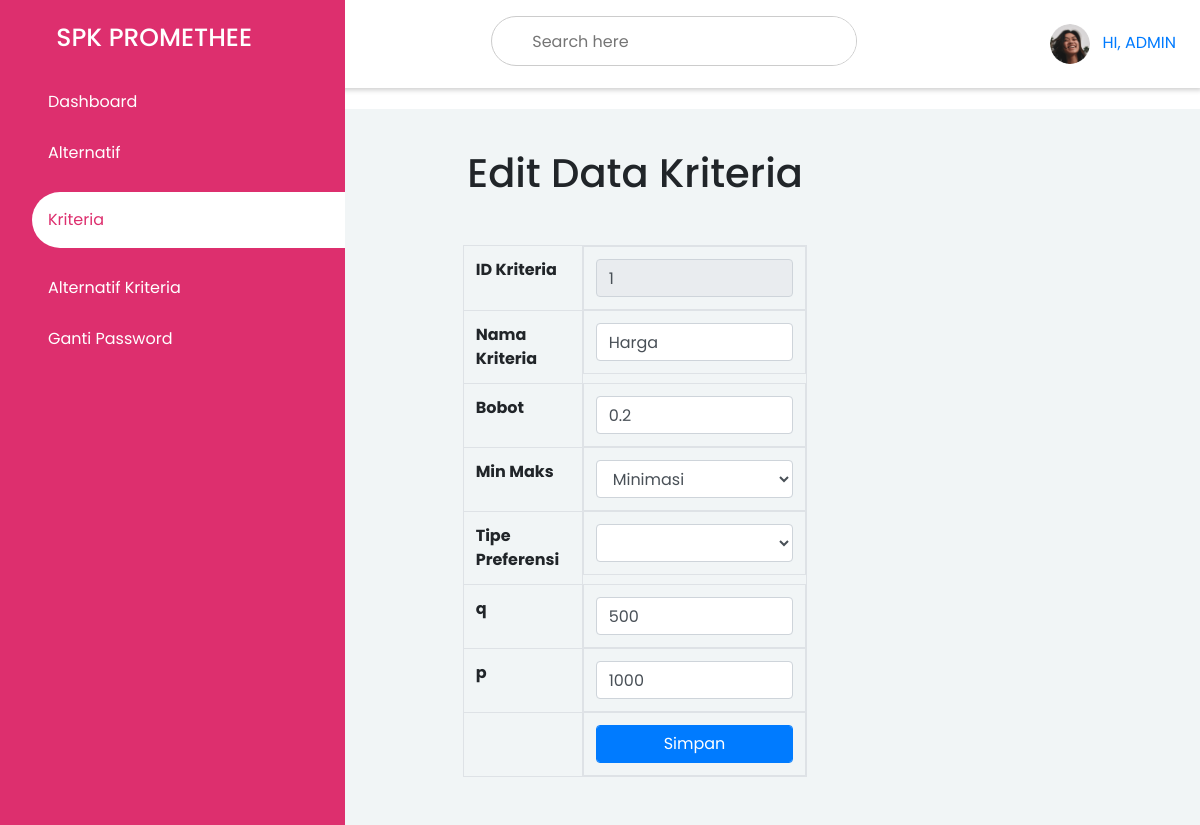
/edit-kriteria.php?id_kriteria=1 (signed in), run on the app's committed database.
### tables this page shows
CREATE TABLE IF NOT EXISTS `kriteria` (
`id_kriteria` int(11) NOT NULL,
  `nama_kriteria` varchar(100) DEFAULT NULL,
  `bobot` double DEFAULT NULL,
  `minmaks` varchar(50) DEFAULT NULL,
  `tipe_preferensi` varchar(200) DEFAULT NULL,
  `q` double DEFAULT NULL,
  `p` double DEFAULT NULL
);

### edit-kriteria.php (the view, shortened to what this page needs)
<?php
	include("koneksi.php");
?>
<!DOCTYPE html>
<html lang="en">
    <head>
        <link href="./assets/css/styles.css" rel="stylesheet" />
        <link href="./assets/css/style2.css" rel="stylesheet" />
        <link rel="stylesheet" href="https://maxst.icons8.com/vue-static/landings/line-awesome/line-awesome/1.3.0/css/line-awesome.min.css">
        <link href="https://cdn.datatables.net/1.10.20/css/dataTables.bootstrap4.min.css" rel="stylesheet" />
    </head>
    <body>
        <div class="sidebar">
        <div class="sidebar-brand">
            <h2><span class="lab la-accusoft"></span> <span style="font-size: 25px;">SPK PROMETHEE</span>  </h2>
        </div>
        <div class="sidebar-menu">
            <ul>
                <li>
                    <a style="text-decoration:none" href="admin.php"><span class="las la-igloo"></span><span>Dashboard</span></a>
                </li>
                <li>
                    <a style="text-decoration:none" href="alternatif.php"><span class="las la-clipboard-list"></span><span>Alternatif</span></a>
                </li>
                <li>
                    <a style="text-decoration:none" href="kriteria.php" class="active"><span class="las la-clipboard-list"></span><span>Kriteria</span></a>
                </li>
                <li>
                    <a style="text-decoration:none" href="alternatif-kriteria.php"><span class="las la-clipboard-list"></span><span>Alternatif Kriteria</span></a>
                </li>
                <li>
                    <a style="text-decoration:none" href="ganti-password.php"><span class="las la-user-circle"></span><span>Ganti Password</span></a>
                </li>
            </ul>
        </div>
        </div>
        <div class="main-content">
        <header>
            <h2>
                <label for="nav-toggle">
                    <span class="las la-bars"></span>
                </label>
                Dashboard
            </h2>
            <div class="search-wrapper">
                <input type="search" placeholder="Search here">
            </div>
            <ul class="navbar-nav ml-auto ml-md-0">
                 <li class="nav-item dropdown text-uppercase">
                  <a href="#" class="nav-link" id="navbarDropdown" role="button" data-toggle="dropdown">
                    <img src="./assets/img/icon-user.png" width="40px" height="40px" alt="" class="rounded-circle mr-2 profile-picture" />
                    Hi, <?php echo $_SESSION['userlogin']; ?>
                  </a>
                </li>
            </ul>
        </header>
            <main>
                    <div class="container-fluid">
                        <h1 class="mt-2 mb-5 text-center">Edit Data Kriteria</h1>
                             <?php
                                $querykriteria = mysqli_query($db, "SELECT * FROM kriteria WHERE id_kriteria = '$_GET[id_kriteria]'");
                                $datakriteria = mysqli_fetch_array($querykriteria);
                              ?>
                        <form id="form1" name="form1" method="post" action="">
                          <table class="table table-bordered col-4 mx-auto">
                            <tr>
                              <th scope="row">ID Kriteria</th>
                              <td><input type="text" class="form-control" name="id_kriteria" id="id_kriteria" readonly value="<?php echo $datakriteria['id_kriteria']; ?>" /></td>
                            </tr>
                            <tr>
                              <th scope="row">Nama Kriteria</th>
                              <td><input type="text" class="form-control" name="nama_kriteria" id="nama_kriteria" value="<?php echo $datakriteria['nama_kriteria']; ?>" /></td>
                            </tr>
                            <tr>
                              <th scope="row">Bobot</th>
                              <td><input type="text" class="form-control" name="bobot" id="bobot" value="<?php echo $datakriteria['bobot']; ?>" /></td>
                            </tr>
                            <tr>
                              <th scope="row">Min Maks</th>
                              <td><select name="minmaks" class="form-control" id="minmaks">
                                <option value="minimasi" <?php if ($datakriteria['minmaks'] == 'minimasi') { echo " selected"; } ?>>Minimasi</option>
                              </select></td>
                            </tr>
                            <tr>
                              <th scope="row">Tipe Preferensi</th>
                              <td><select name="tipe_preferensi" class="form-control" id="tipe_preferensi">
                                <option value=""></option>
                                <option value="I" <?php if ($datakriteria['tipe_preferensi'] == 'I') { echo " selected"; } ?>>I.Usual Criterion</option>
                              </select></td>
                            </tr>
                            <tr>
                              <th scope="row">q</th>
                              <td><input type="text" class="form-control" name="q" id="q" value="<?php echo $datakriteria['q']; ?>" /></td>
                            </tr>
                            <tr>
                              <th scope="row">p</th>
                              <td><input type="text" class="form-control" name="p" id="p" value="<?php echo $datakriteria['p']; ?>" /></td>
                            </tr>
                            <tr>
                              <td>&nbsp;</td>
                              <td><input type="submit" class="form-control btn btn-primary" name="button" id="button" value="Simpan" /></td>
                            </tr>
                          </table>
                        </form>
                    </div>
                </main>
        </div>
    </body>
</html>

### assets/css/style2.css (style rules this page uses)
:root { --main-color: #DD2F6E; --color-dark: #1D2231; --text-grey: #8390A1; }
* { padding: 0; margin: 0; box-sizing: border-box; list-style-type: none; text-decoration: none; font-family: 'Poppins', sans-serif; }
.sidebar { width: 300px; position: fixed; height: 100%; left: 0; top: 0; background-color: var(--main-color); z-index: 100; transition: width 300ms; }
.sidebar-brand { height: 90px; padding: 1rem 0rem 1rem 2rem; color: #fff; }
.sidebar-menu { margin-bottom: 1rem; }
.sidebar-menu li { width: 100%; margin-bottom: 1.7rem; padding-left: 1rem; }
.sidebar-menu a { padding-left: 1rem; display: block; color: #fff; font-style: 1.1rem; }
.sidebar-menu a span:first-child { font-style: 1.5rem; padding-right: 1rem; }
.sidebar-menu a.active { background-color: #fff; padding-top: 1rem; padding-bottom: 1rem; color: var(--main-color); border-radius: 30px 0px 0px 30px; }
.main-content { transition: margin-left 300ms; margin-left: 305px; }
header { background: #fff; display: flex; justify-content: space-between; padding: 1rem 1.5rem; box-shadow: 2px 2px 5px rgba(0,0,0,0.2); position: fixed; left: 300px; width: calc(100% - 300px); top: 0; z-index: 100; transition: left 300ms; }
header h2 { color: #222; }
header label span { font-size: 1.7rem; padding-right: 1rem; }
.search-wrapper { border: 1px solid #ccc; border-radius: 30px; height: 50px; display: flex; align-items: center; overflow-x: hidden; }
.search-wrapper input { height: 100%; padding: .5rem; border: none; outline: none; }
main { margin-top: 85px; padding: 2rem 1.5rem; background-color: #f1f5f6; min-height: calc(100vh - 90px); }
table { border-collapse: collapse; }
td { padding: .5rem 1rem; font-size: .9rem; color: #222; }
tr td:last-child { display: flex; align-items: center; }
@media only screen and (max-width: 1200px) { .sidebar { width: 70px; } }
@media only screen and (max-width: 1200px) { .sidebar .sidebar-brand, .sidebar li { padding-left: 1rem; text-align: center; } }
@media only screen and (max-width: 1200px) { .sidebar li a { padding-left: 0rem; } }
@media only screen and (max-width: 1200px) { .main-content { margin-left: 70px; } }
@media only screen and (max-width: 1200px) { .main-content header { width: calc(100% - 70px); left: 70px; } }

### data on the page
kriteria: id_kriteria "1", nama_kriteria "Harga", bobot "0.2", minmaks "Minimasi", q "500", p "1000"

### other printed values
$_SESSION['userlogin'] "ADMIN"
